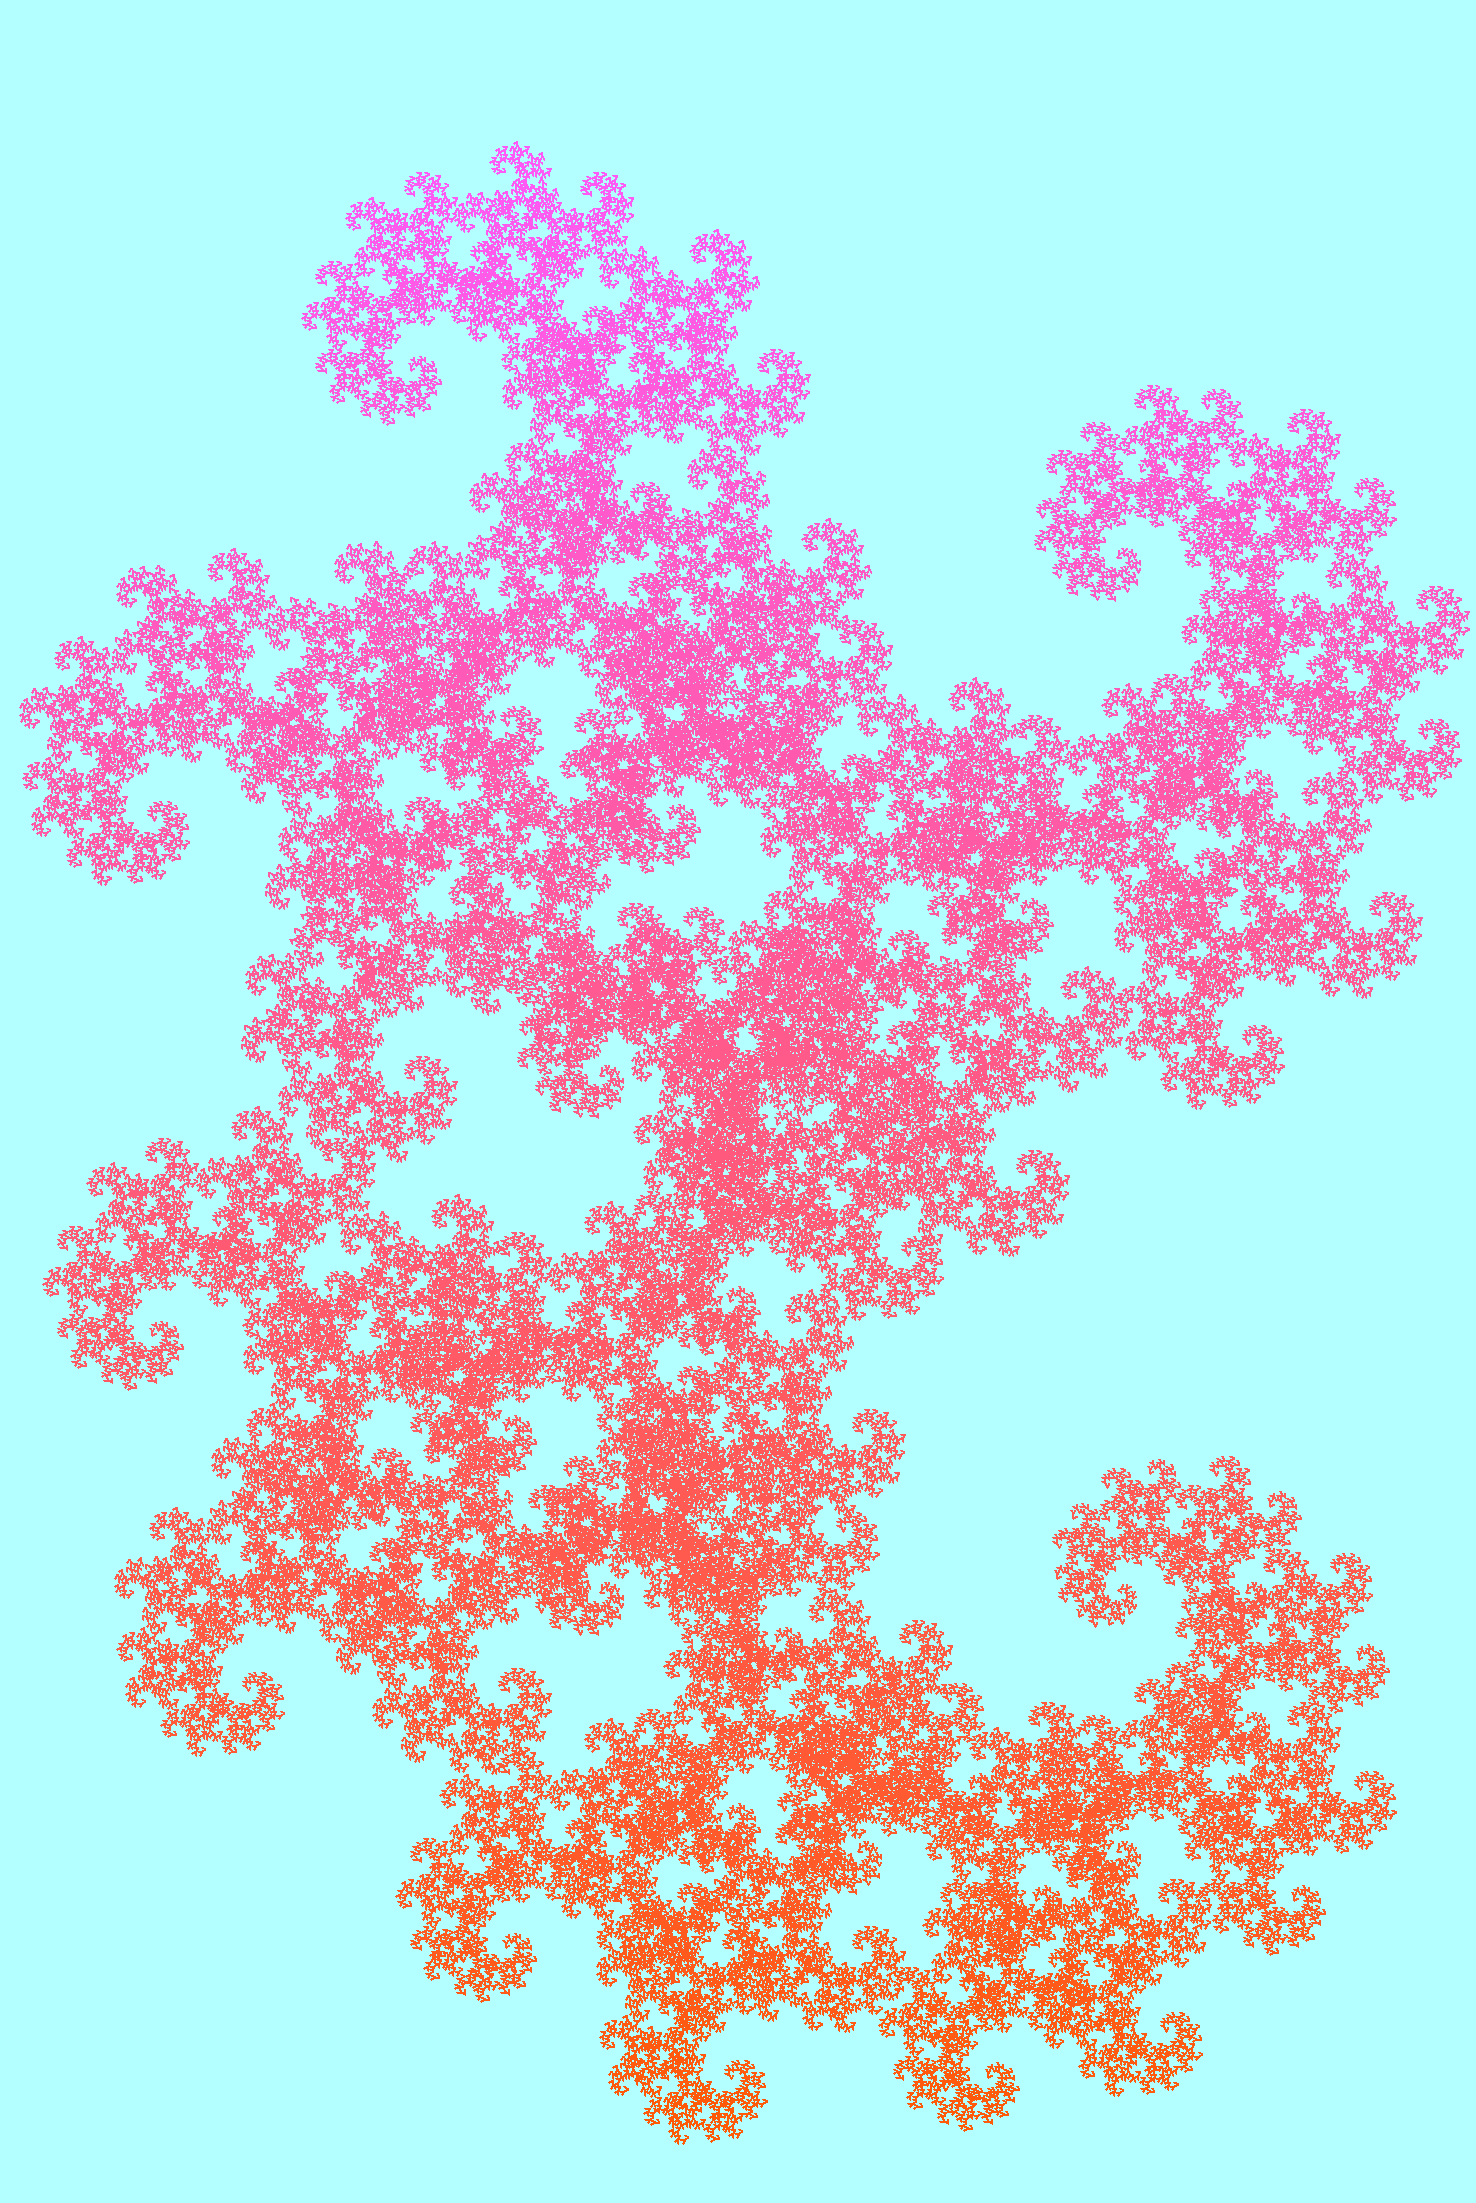

The script that drew this image:
#EL CÓDIGO GENERA LA IMAGEN PNG ADJUNTA, PERO ROTADA 90 GRADOS. CONSISTE EN UN MOTIVO QUE SE VA REPITIENDO, PERO CAMBIANDO DE SITIO EN CADA ITERACIÓN DEPENDIENDO DE SU POSICIÓN INICIAL Y FINAL.
#EL RESULTADO ES UNA ESPIRAL CON ESPIRALES MÁS PEQUEÑAS EN SU COSTADO, QUE A SU VEZ PRESENTAN OTRAS MÁS PEQUEÑAS. ESTE FRACTAL RECUERDA A UN CABALITO DE MAR.

from turtle import *
from math import *

bgcolor('#b3ffff')
def dragon(n,l)->None:
    if n==0:
        #EL COLOR VARÍA GRADUALMENTE CON LA COORDENADA EN X.
        color(255,90,int((xcor()+1050)*255/2100)) 
        
        
        lt(30)
        forward(l/sqrt(3))
        rt(120)
        forward(l/sqrt(3))
        lt(30)
        
    else:
        X1=xcor()
        Y1=ycor()
        
        dragon(n-1,l)
        
        X2=xcor()
        Y2=ycor()
        H=heading()
        X3=X2+(Y2-Y1)
        Y3=Y2-(X2-X1)
    
        penup()
        goto(X3,Y3)
        lt(90)
        pendown()
        
        dragon(n-1,l)
        
        
        penup()
        goto(X3,Y3)
        setheading(H)
        pendown()

ht()
colormode(255)
tracer(500000)
#LA HERRAMIENTA TRACER PERMITE GENERAR EL FRACTAL EN MENOS TIEMPO, MOSTRANDO 1 DE CADA 500000 FRAMES, EN ESTE CASO.
speed(0)


pensize(1.5)
setheading(30)

n=16
l=7

penup()
goto(-450,-380)
pendown()

dragon(n,l)

done()
